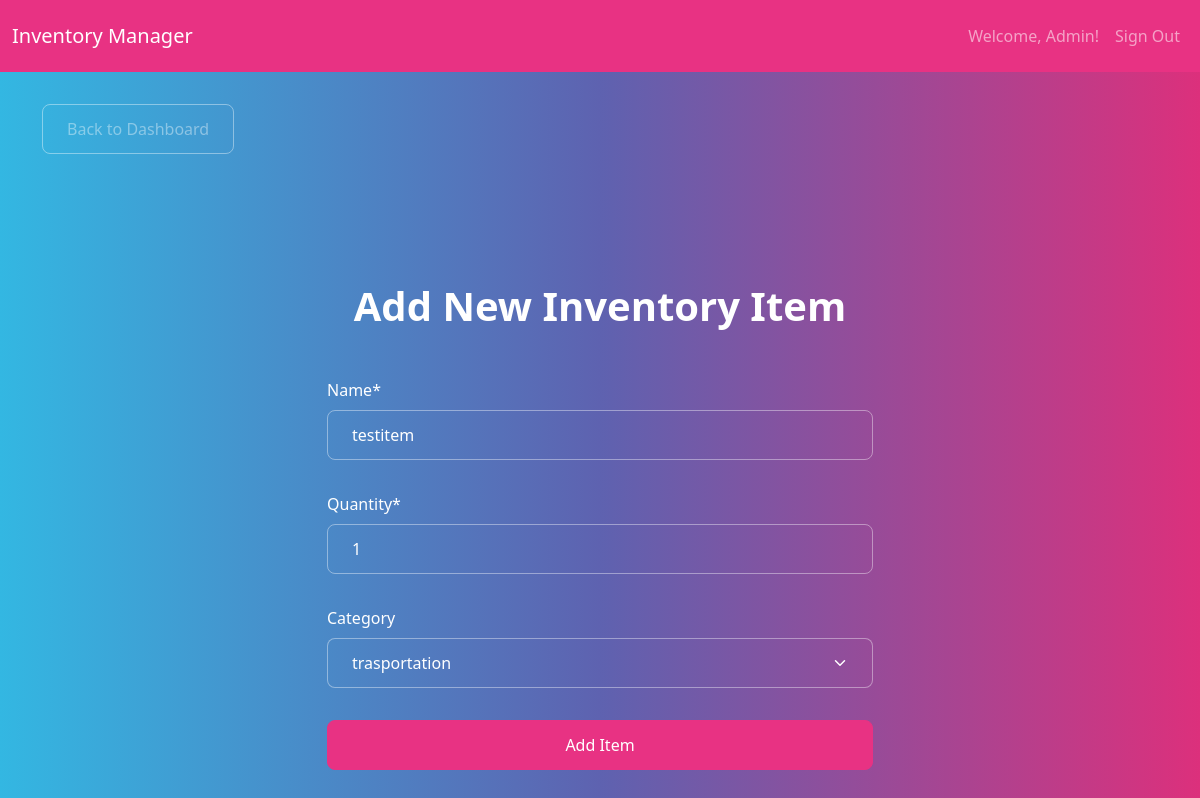
/edit_item/1/ (signed in), run on the app's committed database.
### inventory/models.py (models this page shows, shortened)
class InventoryItem(models.Model):
    name = models.CharField(max_length=100)
    quantity = models.PositiveIntegerField()
    category = models.ForeignKey('Category', on_delete=models.SET_NULL, null=True, blank=True)
    added_on = models.DateTimeField(auto_now_add=True)
    user = models.ForeignKey(User, on_delete=models.CASCADE)

class Category(models.Model):
    name = models.CharField(max_length=100)
    def __str__(self):
        return self.name

### inventory/views.py (the view)
# urls.py: path('edit_item/<int:pk>/', views.EditItem.as_view(), name='edit_item'),
class EditItem(LoginRequiredMixin,UpdateView):
    model=InventoryItem
    form_class=InventoryItemForm
    template_name='inventory/add_item.html'
    success_url=reverse_lazy('dashboard')

### inventory/forms.py
class InventoryItemForm(forms.ModelForm):
    category = forms.ModelChoiceField(queryset=Category.objects.all(), required=False)
    class Meta:
        model = InventoryItem
        fields = ['name', 'quantity', 'category']

### inventory/templates/inventory/add_item.html (shortened to what this page needs)
{% extends 'inventory/base.html' %}
{% load crispy_forms_tags %}
{% block content %}
<a href="{% url 'dashboard' %}" class="btn btn-outline-secondary mt-3 mb-3">Back to Dashboard</a>
<div class="row">
    <div class="col-11 col-md-6 mx-auto mt-5">
        <h1 class="text-center mb-4">Add New Inventory Item</h1>
        <form method="post">
            {{ form|crispy }}
            <div class="d-grid gap-2 mt-3">
                <button type="submit" class="btn btn-primary">Add Item</button>
            </div>
        </form>
    </div>
</div>
{% endblock %}

### inventory/templates/inventory/navigation.html (shortened to what this page needs)
<nav class="navbar navbar-expand-lg navbar-dark bg-primary">
    <div class="container-fluid">
        <a class="navbar-brand" href="{% url 'index' %}">Inventory Manager</a>
        <div class="collapse navbar-collapse justify-content-end" id="navbarNav">
            <ul class="navbar-nav">
                {% if user.is_authenticated %}
                <li class="nav-item">
                    <a class="nav-link" href="#">Welcome, {{ user.username }}!</a>
                </li>
                <li class="nav-item">
                   <form method="POST" action="{% url 'logout' %}" class="d-inline">
                       <button type="submit" class="btn btn-link nav-link">Sign Out</button>
                    </form>
                </li>
                {% else %}
                <li class="nav-item">
                    <a class="nav-link" href="{% url 'login' %}">Sign In</a>
                </li>
                 <li class="nav-item">
                    <a class="nav-link" href="{% url 'signup' %}">Sign Up</a>
                {% endif %}
        </div>
    </div>
</nav>

### data on the page
InventoryItem: name "testitem", quantity "1", category "trasportation"

### other printed values
{{ user.username }} "Admin"
